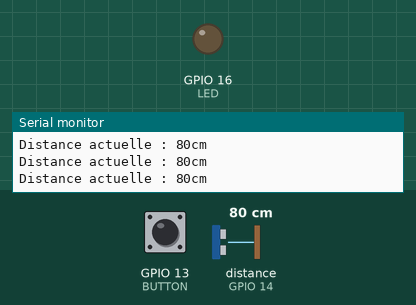
Recording of a sketch running on a simulated ESP8266 (NodeMCU). Shown: output pins drawn as LEDs (lit = HIGH), the last lines printed to the serial monitor. Dashed ring = blinking. Inputs (shaded band) come from the test bench; at power-on: distance to the obstacle (sensor on GPIO 14) 80 cm, GPIO 13 (BUTTON) LOW. WiFi joins after 1.5 s; servers stay silent unless stated.

Above: at 2.8 s.
2.9 s: distance to the obstacle (sensor on GPIO 14) set to 11 cm
4.4 s: distance to the obstacle (sensor on GPIO 14) set to 8 cm
At 5.2 s:
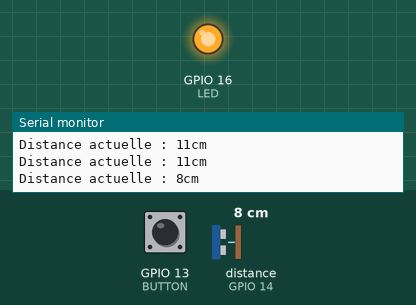
6.0 s: GPIO 13 (BUTTON) pulled HIGH for 3.2 s
At 10.8 s:
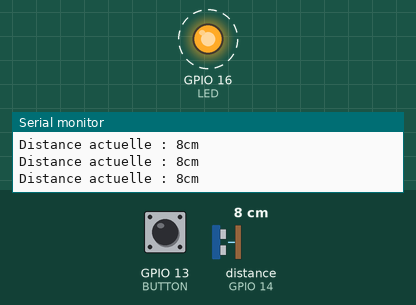
11.6 s: GPIO 13 (BUTTON) pulled HIGH for 1 s
At 14.6 s:
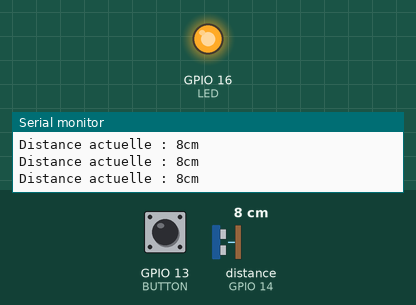
Timing chart, 0 to 16.0 s (numbered marks = the images above; inputs shaded):
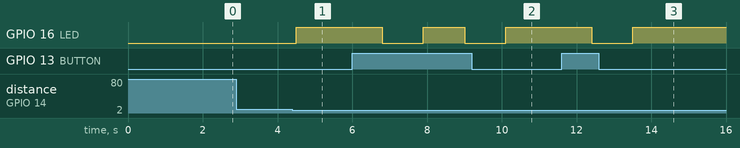

Measured:
- the behaviour switches between 10 and 9 cm on distance to the obstacle (sensor on GPIO 14) (found by bisection; images 0 and 1)
- after the input at 4.4 s, GPIO 16 (LED): LOW → HIGH after 0.10 s
- after the input at 6.0 s, GPIO 16 (LED): alternates HIGH for 1.1 s and LOW for 1.1 s, starting after 0.80 s
- after the input at 11.6 s, GPIO 16 (LED): HIGH → LOW after 0.81 s, → HIGH 1.1 s later

The sketch:

mailbox.ino
```cpp
#include <Arduino.h>


#include <Ultrasonic.h>


#if defined(ESP32)
  #include <WiFi.h>
#elif defined(ESP8266)
  #include <ESP8266WiFi.h>
#endif
#include <ESP_Mail_Client.h>

#define WIFI_SSID "HUAWEI Y6p"
#define WIFI_PASSWORD "walid1234"

#define SMTP_HOST "smtp.gmail.com"
#define SMTP_PORT 587

/* The sign in credentials */
#define AUTHOR_EMAIL "intelligenteboite@gmail.com"
#define AUTHOR_PASSWORD "lnikgisyhtgkmvtc"

/* Recipient's email*/
#define RECIPIENT_EMAIL "ii_benamirouche@esi.dz"

/* The SMTP Session object used for Email sending */
SMTPSession smtp;

/* Callback function to get the Email sending status */


const int PIN = 14;
int v0;
int v1;
const int LED = 16;
const int BUTTON = 13;
int BUTTONstate = 0;


Ultrasonic ultrasonic(PIN);
bool valable = false;
int cpt = 0 ;
void smtpCallback(SMTP_Status status);

//mail = 1 : lettre reçue
//mail = 2 : reset
void Send_mail(int mail){

  smtp.debug(1);

  /* Set the callback function to get the sending results */
  smtp.callback(smtpCallback);

  /* Declare the session config data */
  ESP_Mail_Session session;

  /* Set the session config */
  session.server.host_name = SMTP_HOST;
  session.server.port = SMTP_PORT;
  session.login.email = AUTHOR_EMAIL;
  session.login.password = AUTHOR_PASSWORD;
  session.login.user_domain = "";

  /* Declare the message class */
  SMTP_Message message;

  /* Set the message headers */
  message.sender.name = "Intelligente Box";
  message.sender.email = AUTHOR_EMAIL;

  message.addRecipient("Wassim", RECIPIENT_EMAIL);


  //Send raw text message
  String textMsg;
  if(mail==1){
    textMsg = "Vous avez reçu une lettre , Veuillez vérifier votre boite.\n";
    textMsg= textMsg + "Nombre total de lettres : ";
    textMsg = textMsg + cpt;
    message.subject = "Nouvelle lettre reçue";
    }else
   {
    textMsg = "La boite aux lettres est vidée.\n";
    textMsg= textMsg + "Nombre total de lettres : 0";
    message.subject = "Boite vide";
    }


  message.text.content = textMsg.c_str();
  message.text.charSet = "us-ascii";
  message.text.transfer_encoding = Content_Transfer_Encoding::enc_7bit;

  message.priority = esp_mail_smtp_priority::esp_mail_smtp_priority_low;
  message.response.notify = esp_mail_smtp_notify_success | esp_mail_smtp_notify_failure | esp_mail_smtp_notify_delay;
  /* Set the custom message header */
  //message.addHeader("Message-ID: <abcde.fghij@gmail.com>");

  /* Connect to server with the session config */
  if (!smtp.connect(&session))
    return;

  /* Start sending Email and close the session */
  if (!MailClient.sendMail(&smtp, &message))
    Serial.println("Error sending Email, " + smtp.errorReason());
}


/* Callback function to get the Email sending status */
void smtpCallback(SMTP_Status status){
  /* Print the current status */
  Serial.println(status.info());

  /* Print the sending result */
  if (status.success()){
    Serial.println("----------------");
    ESP_MAIL_PRINTF("Message envoye avec succes: %d\n", status.completedCount());
    ESP_MAIL_PRINTF("Erreur d'envoi de message: %d\n", status.failedCount());
    Serial.println("----------------\n");
    struct tm dt;

    for (size_t i = 0; i < smtp.sendingResult.size(); i++){
      /* Get the result item */
      SMTP_Result result = smtp.sendingResult.getItem(i);
      time_t ts = (time_t)result.timestamp;
      localtime_r(&ts, &dt);

      ESP_MAIL_PRINTF("Message No: %d\n", i + 1);
      ESP_MAIL_PRINTF("Status: %s\n", result.completed ? "success" : "failed");
      ESP_MAIL_PRINTF("Date/Time: %d/%d/%d %d:%d:%d\n", dt.tm_year + 1900, dt.tm_mon + 1, dt.tm_mday, dt.tm_hour, dt.tm_min, dt.tm_sec);
      ESP_MAIL_PRINTF("Recipient: %s\n", result.recipients);
      ESP_MAIL_PRINTF("Subject: %s\n", result.subject);
    }
    Serial.println("----------------\n");
  }
}


void setup(){
  Serial.begin(9600);
  Serial.println();
  Serial.print("Connection au réseau wifi");
  WiFi.begin(WIFI_SSID, WIFI_PASSWORD);
  while (WiFi.status() != WL_CONNECTED){
    Serial.print(".");
    delay(200);
  }
  Serial.println("");
  Serial.println("WiFi Connecté.");
  Serial.println("Adresse IP: ");
  Serial.println(WiFi.localIP());
  Serial.println();
  pinMode(LED, OUTPUT);
  pinMode(BUTTON, INPUT);

  //Send_mail();
}

void loop(){
//Serial.println(ultrasonic.MeasureInCentimeters()); // or MeasureInInches()
 v1 = ultrasonic.MeasureInCentimeters();
 Serial.print("Distance actuelle : ");
 Serial.print(v1);
 Serial.println("cm");
 if(v1 < 10){

  if(!valable){
    valable = true;
    digitalWrite(LED, HIGH);
  }
   cpt++;
   Send_mail(1);
   delay(100);

 }

  BUTTONstate = digitalRead(BUTTON);
  if(BUTTONstate == HIGH){
    digitalWrite(LED, LOW);
    valable = false ;
    cpt = 0;
    Send_mail(2);

  }

  delay(100);
}
```
